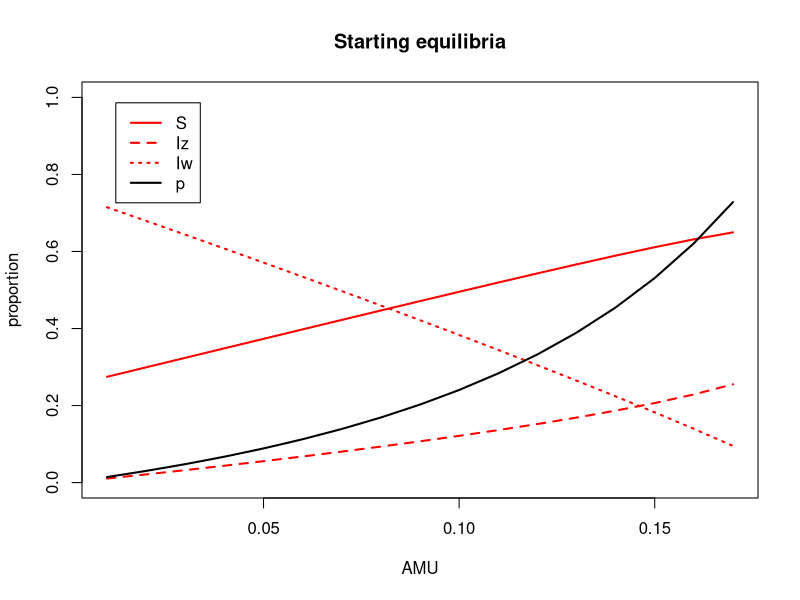
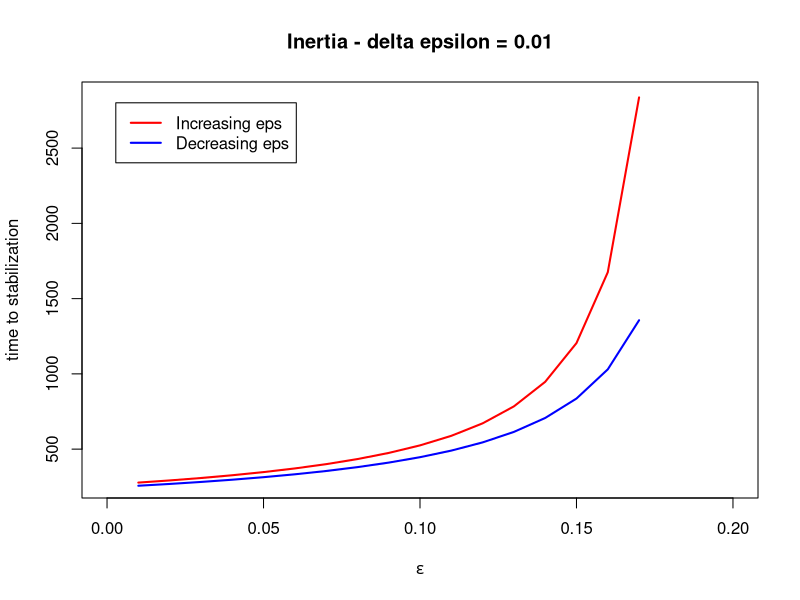
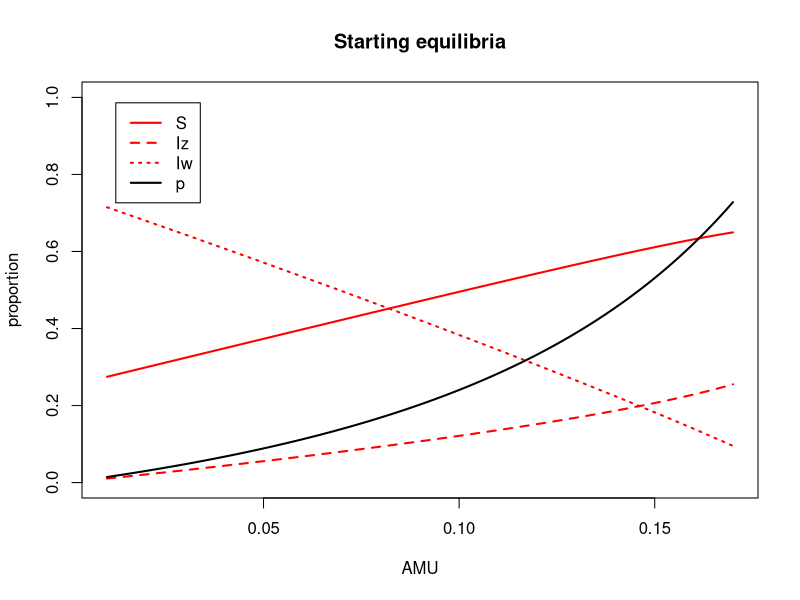
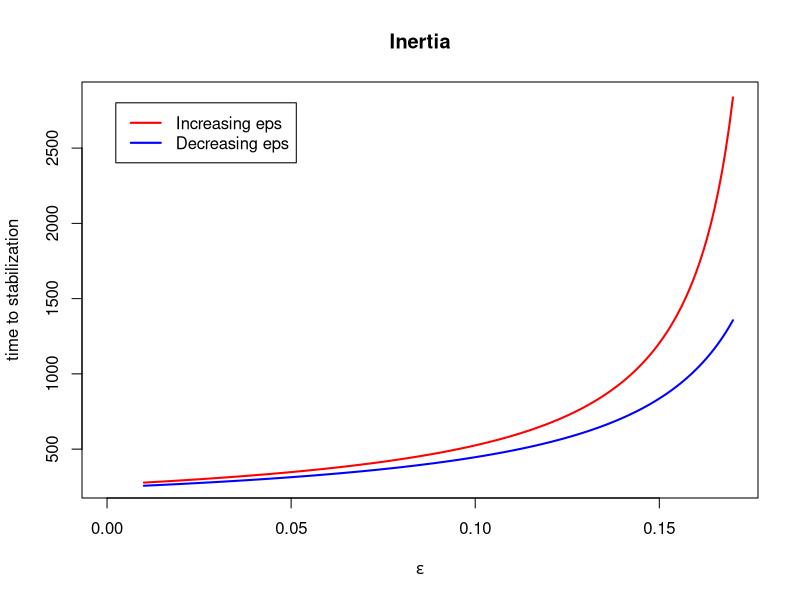
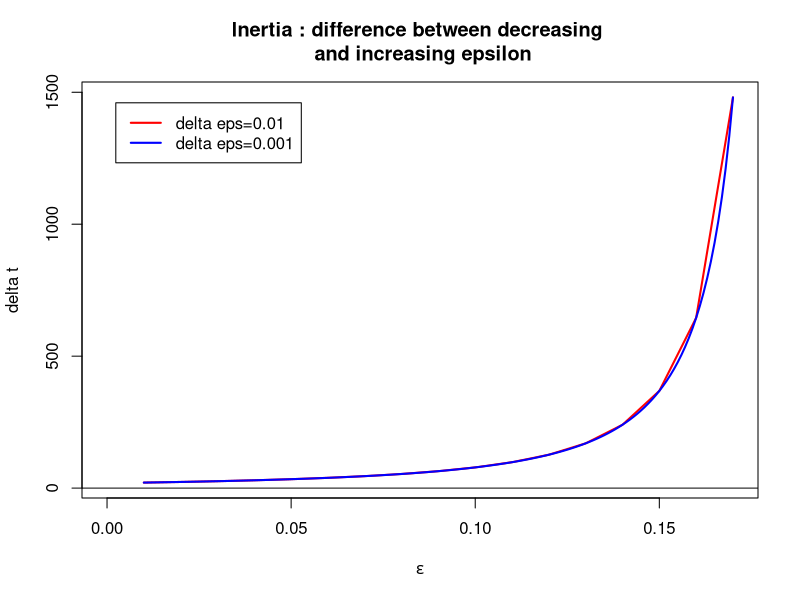
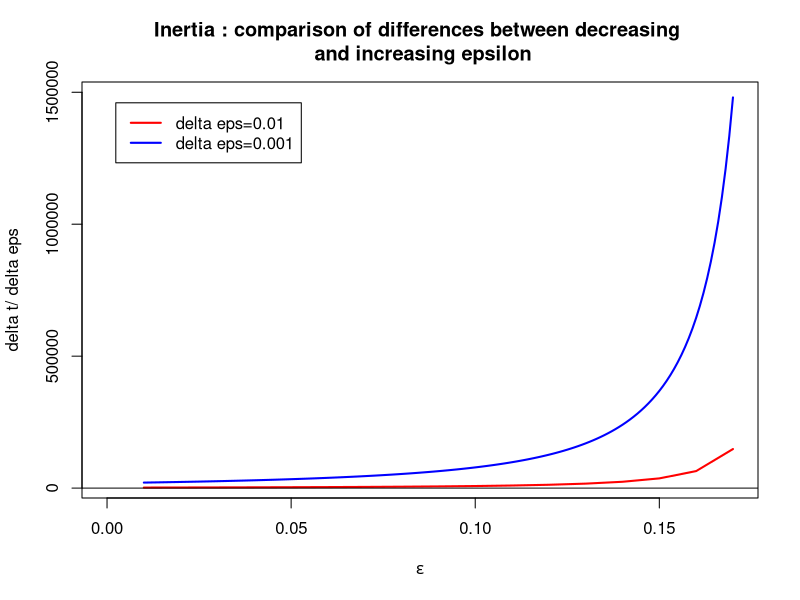

Here is the R script that generated these plots, in order:
## ---- chunk 1
library(deSolve)


options("scipen" = 10)

# initial state:
N <- 1
prop <- 0.01 #initial value of Iw and Iz

# time:
a <- 200000 #time span
m <- 1 #time step



# parameters
pbeta_w <- 0.04 #transmission parameter of Iw
pbeta_z <- 0.015 #transmission parameter of Iz

pgammaa <- 0.01 #innate recovery rate
pgamma_tilt <- 0.1 #recovery rate of Iw when treated by antibiotics


prho <- 0.05 #probability of clinical failure

#epsilon change over time

peps <- 0 #initial value of the ratio of treated patients
delta_eps <- 0.01
pepsi_start <- seq(0.01,0.17,by=delta_eps) #initial values of epsilon


pepsi_1 <- pepsi_start
delta_eps1 <- delta_eps

conv_crit <- 0.000001

## ---- chunk 2
parameters <- c(beta_w=pbeta_w, beta_z=pbeta_z, gamma=pgammaa, gamma_prim=pgamma_tilt, eps=peps, rho=prho)

state <- c(S=1-2*prop, Iw=prop, Iz=prop)

times=seq(0, a, by=m)

SIS=function(times, state, parameters){
  with(as.list(c(state,parameters)),
       { 
         dS = - beta_w*Iw*S - beta_z*Iz*S + gamma*(1-eps)*Iw + gamma_prim*eps*Iw + gamma*Iz
        dIw = beta_w*Iw*S + (1-eps)*beta_w*Iw*Iz - eps*beta_z*Iz*Iw - rho*eps*Iw - gamma*(1-eps)*Iw - gamma_prim*eps*Iw
        dIz = beta_z*Iz*S + eps*beta_z*Iz*Iw + rho*eps*Iw - (1-eps)*beta_w*Iw*Iz - gamma*Iz
        
        
        list(c(dS, dIw, dIz))
       })
}


parameters <- c(beta_w=pbeta_w, beta_z=pbeta_z, gamma=pgammaa, gamma_prim=pgamma_tilt, eps=peps, rho=prho)

state <- c(S=1-2*prop, Iw=prop, Iz=prop)

times <- seq(0, a, by=m)


root_main=function(times, state, parameters){
  dstate <- unlist(SIS(times, state, parameters))
  sum(abs(dstate)) - conv_crit
  }

exploit_param_eps=function(x) {
  parameters[5] <- x
  out <- lsodar(func=SIS, y=state, parms=parameters, times=times, rootfunc=root_main)
  return(tail(out, n=1))
  }

steady_eps <- do.call(rbind, lapply(pepsi_start, exploit_param_eps))
steady_eps <- unlist(steady_eps)

steady_time_eps <- steady_eps[,1]
steady_S_eps <- steady_eps[,2]
steady_Iw_eps <- steady_eps[,3]
steady_Iz_eps <- steady_eps[,4]
steady_p_eps <- steady_eps[,4]/(steady_eps[,4]+steady_eps[,3])

table_ss <- cbind(steady_S_eps, steady_Iw_eps, steady_Iz_eps, seq(0.01, 0.17, by=delta_eps))
## ---- chunk 3
plot(pepsi_start, steady_Iz_eps, main="Starting equilibria", xlab="AMU", ylab="proportion", ylim=c(0,1), lty=2, lwd=2, type="l", col='red')
lines(pepsi_start, steady_Iw_eps, lty=3, lwd=2, type='l', col='red')
lines(pepsi_start, steady_S_eps, lty=1, lwd=2, type='l', col='red')
lines(pepsi_start, steady_p_eps, lty=1, lwd=2, type='l', col='black')


legend("topleft" , inset=.05, c("S", "Iz", "Iw", "p"), lty=c(1,2,3,1), lwd=c(2,2,2,2), col=c(rep('red',3), 'black'))
## ---- chunk 4

out_up <- rep(0,4)

for (i in 1:nrow(table_ss)) {
  parameters <- c(beta_w=pbeta_w, beta_z=pbeta_z, gamma=pgammaa, gamma_prim=pgamma_tilt, eps=peps, rho=prho)
  state <- c(S=1-2*prop, Iw=prop, Iz=prop)
  parameters[5] <- table_ss[i,4] + 0.01
  state[1] <- table_ss[i,1]
  state[2] <- table_ss[i,2]
  state[3] <- table_ss[i,3]
  out <- lsodar(func=SIS, y=state, parms=parameters, times=times, rootfunc=root_main)
  out_up <- rbind(out_up, tail(out,1))
}

out_down <- rep(0,4)

for (i in 1:nrow(table_ss)) {
  parameters <- c(beta_w=pbeta_w, beta_z=pbeta_z, gamma=pgammaa, gamma_prim=pgamma_tilt, eps=peps, rho=prho)
  state <- c(S=1-2*prop, Iw=prop, Iz=prop)
  parameters[5] <- table_ss[i,4] - 0.01
  state[1] <- table_ss[i,1]
  state[2] <- table_ss[i,2]
  state[3] <- table_ss[i,3]
  out <- lsodar(func=SIS, y=state, parms=parameters, times=times, rootfunc=root_main)
  out_down <- rbind(out_down, tail(out,1))
}



## ---- chunk 5


time_up <- out_up[2:nrow(out_up),1]

time_down <- out_down[2:nrow(out_down),1]

pepsi_change <- seq(0.01, 0.17, by=delta_eps)

plot(pepsi_change, time_up, main="Inertia - delta epsilon = 0.01", xlab=expression(epsilon), ylab="time to stabilization", lwd=2, col='red', type='l', xlim=c(0,0.20))
lines(pepsi_change, time_down, lwd=2, col='blue', type='l')

legend("topleft" , inset=.05, c("Increasing eps", "Decreasing eps"), lwd=c(2,2), col=c('red', 'blue'))

time_up1 <- time_up

time_down1 <- time_down
## ---- chunk 6
library(deSolve)


options("scipen" = 10)

# initial state:
N <- 1
prop <- 0.01 #initial value of Iw and Iz

# time:
a <- 200000 #time span
m <- 1 #time step



# parameters
pbeta_w <- 0.04 #transmission parameter of Iw
pbeta_z <- 0.015 #transmission parameter of Iz

pgammaa <- 0.01 #innate recovery rate
pgamma_tilt <- 0.1 #recovery rate of Iw when treated by antibiotics


prho <- 0.05 #probability of clinical failure

#epsilon change over time

peps <- 0 #initial value of the ratio of treated patients
delta_eps <- 0.001
pepsi_start <- seq(0.01,0.17,by=delta_eps) #initial values of epsilon


pepsi2 <- pepsi_start
delta_eps2 <- delta_eps


conv_crit <- 0.000001

## ---- chunk 7
parameters <- c(beta_w=pbeta_w, beta_z=pbeta_z, gamma=pgammaa, gamma_prim=pgamma_tilt, eps=peps, rho=prho)

state <- c(S=1-2*prop, Iw=prop, Iz=prop)

times=seq(0, a, by=m)

SIS=function(times, state, parameters){
  with(as.list(c(state,parameters)),
       { 
         dS = - beta_w*Iw*S - beta_z*Iz*S + gamma*(1-eps)*Iw + gamma_prim*eps*Iw + gamma*Iz
        dIw = beta_w*Iw*S + (1-eps)*beta_w*Iw*Iz - eps*beta_z*Iz*Iw - rho*eps*Iw - gamma*(1-eps)*Iw - gamma_prim*eps*Iw
        dIz = beta_z*Iz*S + eps*beta_z*Iz*Iw + rho*eps*Iw - (1-eps)*beta_w*Iw*Iz - gamma*Iz
        
        
        list(c(dS, dIw, dIz))
       })
}


parameters <- c(beta_w=pbeta_w, beta_z=pbeta_z, gamma=pgammaa, gamma_prim=pgamma_tilt, eps=peps, rho=prho)

state <- c(S=1-2*prop, Iw=prop, Iz=prop)

times <- seq(0, a, by=m)


root_main=function(times, state, parameters){
  dstate <- unlist(SIS(times, state, parameters))
  sum(abs(dstate)) - conv_crit
  }

exploit_param_eps=function(x) {
  parameters[5] <- x
  out <- lsodar(func=SIS, y=state, parms=parameters, times=times, rootfunc=root_main)
  return(tail(out, n=1))
  }

steady_eps <- do.call(rbind, lapply(pepsi_start, exploit_param_eps))
steady_eps <- unlist(steady_eps)

steady_time_eps <- steady_eps[,1]
steady_S_eps <- steady_eps[,2]
steady_Iw_eps <- steady_eps[,3]
steady_Iz_eps <- steady_eps[,4]
steady_p_eps <- steady_eps[,4]/(steady_eps[,4]+steady_eps[,3])

table_ss <- cbind(steady_S_eps, steady_Iw_eps, steady_Iz_eps, seq(0.01,0.17,by=delta_eps))
## ---- chunk 8
plot(pepsi_start, steady_Iz_eps, main="Starting equilibria", xlab="AMU", ylab="proportion", ylim=c(0,1), lty=2, lwd=2, type="l", col='red')
lines(pepsi_start, steady_Iw_eps, lty=3, lwd=2, type='l', col='red')
lines(pepsi_start, steady_S_eps, lty=1, lwd=2, type='l', col='red')
lines(pepsi_start, steady_p_eps, lty=1, lwd=2, type='l', col='black')


legend("topleft" , inset=.05, c("S", "Iz", "Iw", "p"), lty=c(1,2,3,1), lwd=c(2,2,2,2), col=c(rep('red',3), 'black'))
## ---- chunk 9

out_up <- rep(0,4)

for (i in 1:nrow(table_ss)) {
  parameters <- c(beta_w=pbeta_w, beta_z=pbeta_z, gamma=pgammaa, gamma_prim=pgamma_tilt, eps=peps, rho=prho)
  state <- c(S=1-2*prop, Iw=prop, Iz=prop)
  parameters[5] <- table_ss[i,4] + 0.01
  state[1] <- table_ss[i,1]
  state[2] <- table_ss[i,2]
  state[3] <- table_ss[i,3]
  out <- lsodar(func=SIS, y=state, parms=parameters, times=times, rootfunc=root_main)
  out_up <- rbind(out_up, tail(out,1))
}

out_down <- rep(0,4)

for (i in 1:nrow(table_ss)) {
  parameters <- c(beta_w=pbeta_w, beta_z=pbeta_z, gamma=pgammaa, gamma_prim=pgamma_tilt, eps=peps, rho=prho)
  state <- c(S=1-2*prop, Iw=prop, Iz=prop)
  parameters[5] <- table_ss[i,4] - 0.01
  state[1] <- table_ss[i,1]
  state[2] <- table_ss[i,2]
  state[3] <- table_ss[i,3]
  out <- lsodar(func=SIS, y=state, parms=parameters, times=times, rootfunc=root_main)
  out_down <- rbind(out_down, tail(out,1))
}



## ---- chunk 10


time_up <- out_up[2:nrow(out_up),1]

time_down <- out_down[2:nrow(out_down),1]

pepsi_change <- seq(0.01, 0.17, by=delta_eps)

plot(pepsi_change, time_up, main="Inertia", xlab=expression(epsilon), ylab="time to stabilization", lwd=2, col='red', type='l', xlim=c(0,0.17))
lines(pepsi_change, time_down, lwd=2, col='blue', type='l')

legend("topleft" , inset=.05, c("Increasing eps", "Decreasing eps"), lwd=c(2,2), col=c('red', 'blue'))

time_up2 <- time_up
time_down2 <- time_down


## ---- chunk 11



diff_1 <- time_up1 - time_down1
epsx1 <- seq(0.01, 0.17, by=0.01)


diff_2 <- time_up2 - time_down2
epsx2 <- seq(0.01, 0.17, by=0.001)


plot(epsx1, diff_1, main="Inertia : difference between decreasing \n and increasing epsilon", xlab=expression(epsilon), ylab="delta t", lwd=2, col='red', type='l', xlim=c(0,0.17))
lines(epsx2, diff_2, lwd=2, col='blue', type='l')
abline(h=0, col='black')

legend("topleft" , inset=.05, c("delta eps=0.01", "delta eps=0.001"), lwd=c(2,2), col=c('red', 'blue'))
## ---- chunk 12



diff_1_same_metrics <- diff_1/delta_eps1
epsx1 <- seq(0.01, 0.17, by=delta_eps1)


diff_2_same_metrics <- diff_2/delta_eps2
epsx2 <- seq(0.01, 0.17, by=delta_eps2)


plot(epsx2, diff_2_same_metrics, main="Inertia : comparison of differences between decreasing \n and increasing epsilon", xlab=expression(epsilon), ylab="delta t/ delta eps", lwd=2, col='blue', type='l', xlim=c(0,0.17))
lines(epsx1, diff_1_same_metrics, lwd=2, col='red', type='l')
abline(h=0, col='black')

legend("topleft" , inset=.05, c("delta eps=0.01", "delta eps=0.001"), lwd=c(2,2), col=c('red', 'blue'))
